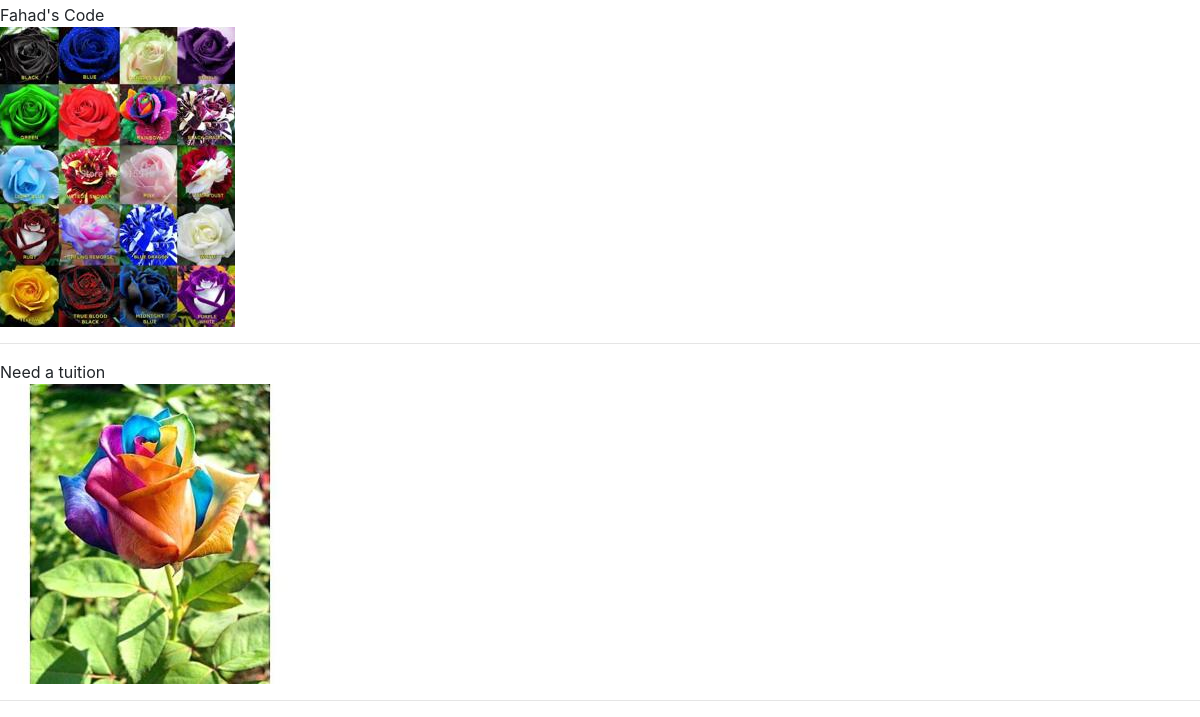
Page /tuition/posts/ (lower part) on the earlier database version.
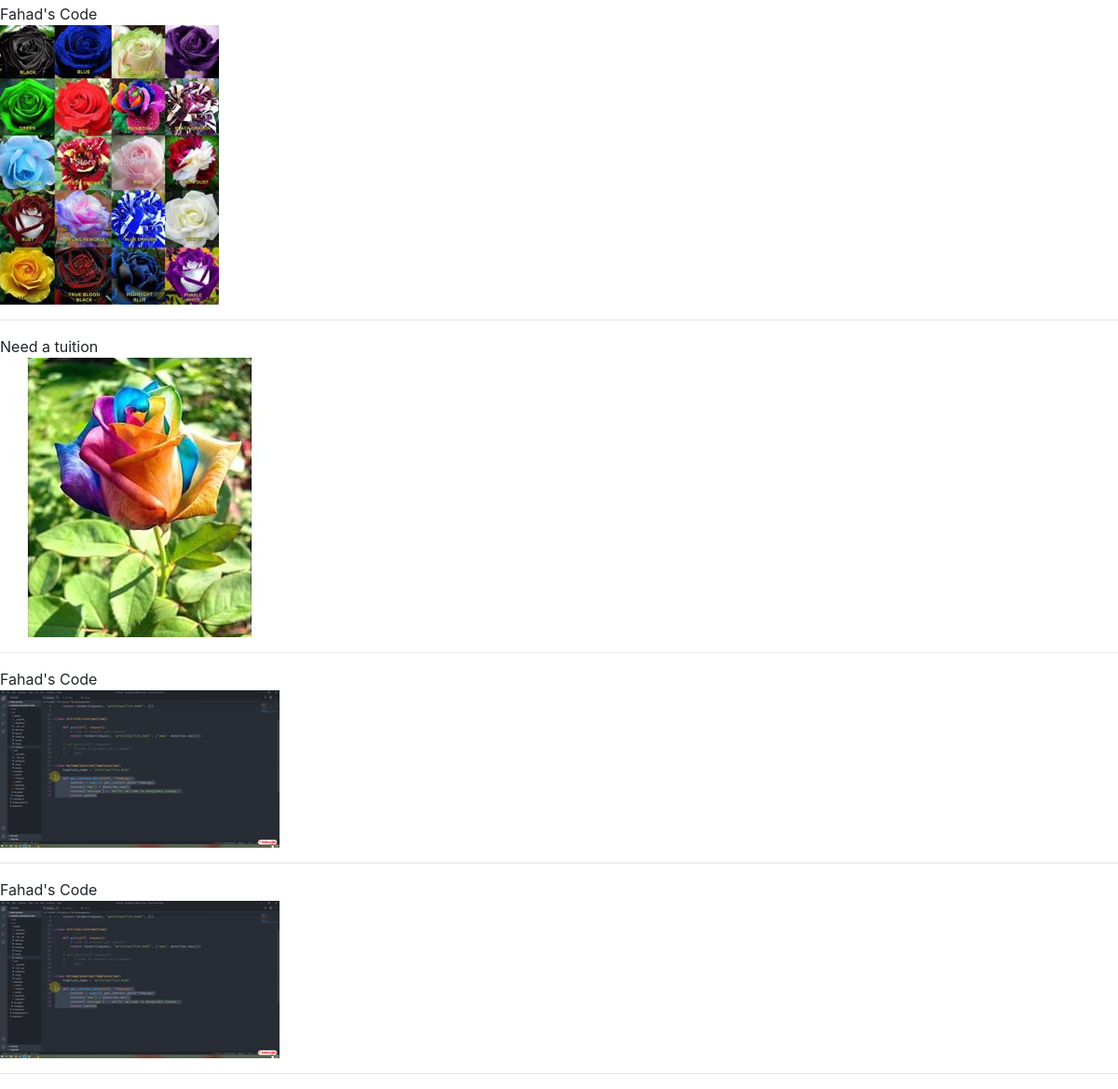
Same page on the later database version.
### tuition/models.py (models this page shows, shortened)
class Post(models.Model):
    CATEGORY=(
        ('Teacher','Teacher'),
        ('Student','Student'),
    )
    MEDIUM=(
        ('bangla','bangla'),
        ('English','English'),
        ('Urdu','Urdu'),
        ('Hindi','Hindi'),
        ('Arabic','Arabic'),
    )
    user=models.ForeignKey(User,on_delete=models.CASCADE, blank=True, null= True)
    id=models.AutoField(primary_key=True)
    title=models.CharField(max_length=101)
    slug=models.CharField(max_length=100, default=title)
    email=models.EmailField()
    salary=models.FloatField()
    details=models.TextField()
    available=models.BooleanField()
    category=models.CharField(max_length=100,choices=CATEGORY)
    created_at=models.DateTimeField(default=now)
    image=models.ImageField(default='default.jpg', upload_to='tuition/images')
    medium=MultiSelectField(max_length=100, max_choices=5, choices=MEDIUM, default='bangla')
    subject=models.ManyToManyField(Subject, related_name='subject_set')
    class_in=models.ManyToManyField(Class_in, related_name='class_set')
    district=models.CharField(max_length=100, null=True, blank=True)
    likes=models.ManyToManyField(User, related_name='post_likes')
    views=models.ManyToManyField(User, related_name='post_views')
    objects=models.Manager()
    items=PostManager()

### tuition/views.py (the view)
# urls.py: path('posts/',postview,name="posts"),
def postview(request):
    post=Post.objects.all()
    return render(request, 'tuition/postview.html',{'post':post})

### templates/tuition/postview.html
{% extends 'basic.html' %}
{% block body %}
{% for p in post %}
{{p.title}} <br>
<img src="/media/{{p.image}}" alt="">
<hr>
{% endfor %}
{% endblock body %}

Differences in the rows shown:
added Post: title "Fahad's Code", image (picture)
added Post: title "Fahad's Code", image (picture)
